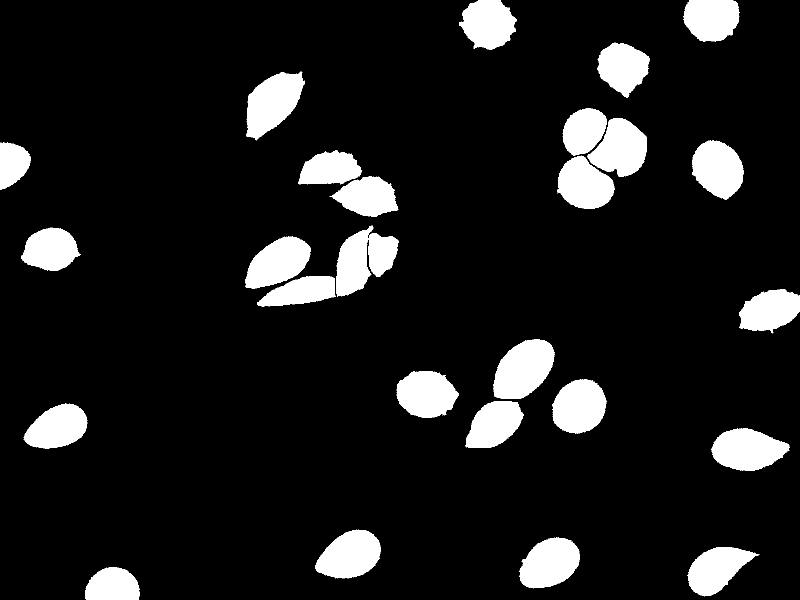
#> input picture data/test_tmp/mask/003d1cdc-0aec-430b-90e0-f4d82135b1ac.png, 1600 x 1200 px (shown at 1/2 size); its folder holds only this picture in this run
$ python erode_mask.py
#> lines starting #> are read from the running program, lines starting #| are printed output that depends on the picture; after the words box and inside, x2 and y2 are one past the last pixel; in counts of white or black regions, pixels touching at a corner belong together
import cv2
import os
import numpy as np


def apply_erosion_and_crop_to_mask(mask_folder_path, resized_mask_folder, crop_size, target_size = (512,512), kernel_size=(7, 7), iterations=1):

#> called with mask_folder_path = './data/test_tmp/mask', resized_mask_folder = './data/test_tmp/eroded_mask', crop_size = (1200, 1200), target_size = (512, 512), kernel_size = (7, 7), iterations = 1
    os.makedirs(resized_mask_folder, exist_ok=True)

    for mask_filename in os.listdir(mask_folder_path):
        if mask_filename.endswith(".png"):
            mask_path = os.path.join(mask_folder_path, mask_filename)

            mask = cv2.imread(mask_path, cv2.IMREAD_GRAYSCALE)
#> mask: shape (1200, 1600); 10.9% white; 27 white regions, largest, box (x1, y1, x2, y2) and area: (986, 678, 1109, 798) 10451, (493, 143, 610, 281) 9879, (1423, 857, 1580, 942) 9361

            if mask is None:
                continue

            # Center crop the mask
            h, w = mask.shape[:2]
#> h = 1200; w = 1600
            crop_h, crop_w = crop_size
            start_x = (w - crop_w) // 2
#> start_x = 200
            start_y = (h - crop_h) // 2
#> start_y = 0
            cropped_mask = mask[start_y:start_y+crop_h, start_x:start_x+crop_w]
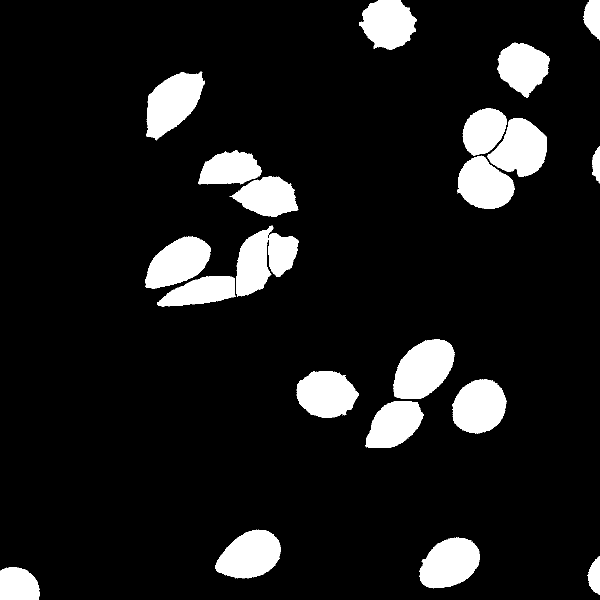
#> cropped_mask: shape (1200, 1200) (shown at 1/2 size); 10.5% white; 22 white regions, largest, box (x1, y1, x2, y2) and area: (786, 678, 909, 798) 10451, (293, 143, 410, 281) 9879, (431, 1059, 562, 1157) 9100

            # Apply erosion to the cropped mask
            kernel = cv2.getStructuringElement(cv2.MORPH_ELLIPSE, kernel_size)
            eroded_mask = cv2.erode(cropped_mask, kernel, iterations=iterations)
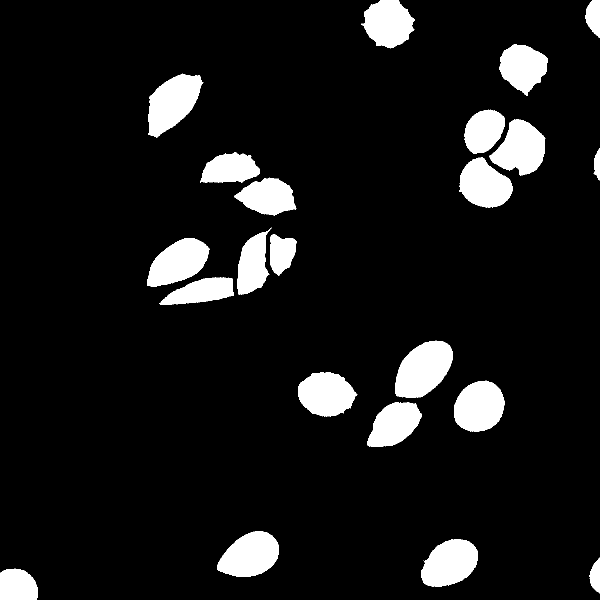
#> eroded_mask: shape (1200, 1200) (shown at 1/2 size); 9.1% white; 22 white regions, largest, box (x1, y1, x2, y2) and area: (790, 681, 906, 795) 9289, (296, 147, 407, 276) 8624, (434, 1062, 558, 1154) 8035
            downsampled_mask = cv2.resize(eroded_mask, target_size, interpolation=cv2.INTER_NEAREST)
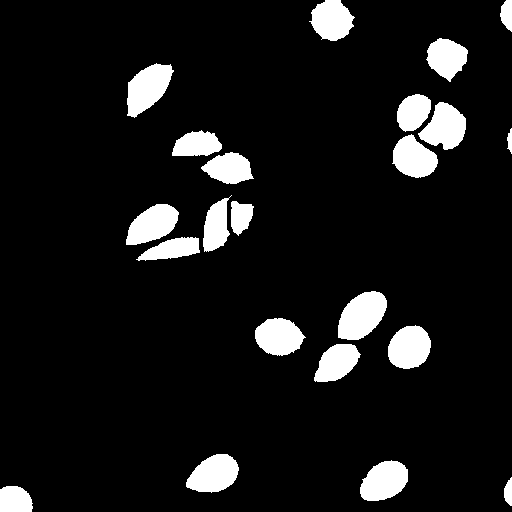
#> downsampled_mask: shape (512, 512); 9.1% white; 22 white regions, largest, box (x1, y1, x2, y2) and area: (338, 291, 387, 340) 1694, (127, 63, 174, 118) 1574, (388, 325, 431, 369) 1460
            resized_mask_path = os.path.join(resized_mask_folder, mask_filename)
            cv2.imwrite(resized_mask_path, downsampled_mask)


folders = ["test_tmp", "val_tmp", "train_tmp"]
base_path = "./data"
crop_size = (1200, 1200)
target_size = (512,512)
kernel_size = (7, 7)
iterations = 1

for folder in folders:
    mask_folder_path = os.path.join(base_path, folder, "mask")
    resized_mask_folder = os.path.join(base_path, folder, "eroded_mask")

    apply_erosion_and_crop_to_mask(mask_folder_path, resized_mask_folder, crop_size, target_size, kernel_size, iterations)

    print(f"Eroded and cropped masks for {folder} folder have been saved to: {resized_mask_folder}")
